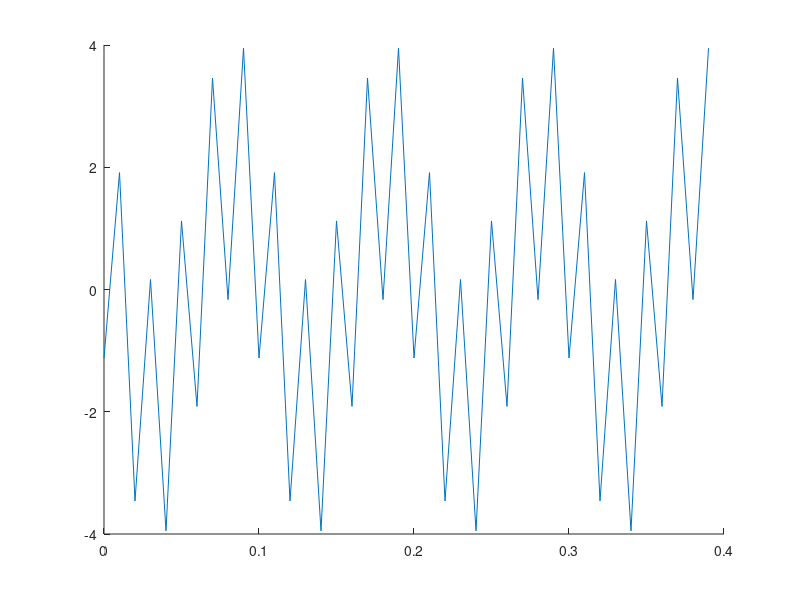

Recreate this plot in MATLAB. (Note: this script raises an error after producing the figure.)
%%
clear all;
close all;
clc;

%% VER A POTÊNCIA
Ta=0.01;
T=0.1; %VER PERÍODO PELO MDC
t = 0:Ta:4*T-Ta;
x = 2*cos(20*pi*t+pi/3)+3*sin(100*pi*t-pi/4); %MUDAR
%y = x.*x; SE SINAL ELEVADO
figure(1);
hold on
plot(t,x)
%plot(t,y) SE SINAL ELEVADO
potencia(x, Ta, T)


%% TRIGNOMERDAS
%sen(a + b) = sen(a)*cos(b) + sen(b)*cos(a)
%cos(a + b) = cos(a)*cos(b) - sen(a)*sen(b)
%sin^2(a) + cos^2(a) = 1
%cos^2(a) = cos(2a) + 1
% e^(jp) = cos(p) + j*sin(p)


%% VER QUANDO DOIS SINAIS SÃO IGUAIS
clear all;
close all;
clc;

Ta = 0.001;
t = 0:Ta:5-Ta;
A = sqrt(2); %MUDAR
fase = -pi/4; %MUDAR
x = 0.5*cos(2*pi*t + pi) + sqrt(2)*cos(2*pi*t + pi/4) + A*cos(2*pi*t + fase); %MUDAR
y = 3/2 * cos(2*pi*t); %MUDAR
hold on
plot(t,x)
plot(t,y)
 
%% VER ESPETRO A PARTIR DE SINAL
clear all;
close all;
clc;

Ta = 0.001;
t = 0:Ta:5-Ta;
f=1;
fase=0;%DESLOCA NO X 
mult=1; %0 PICO <---, 1/2 PICO ---><---, 1 PICO --->
A=0.5; %AMPLITUDE
B=0.5; %ORDENADA NA ORIGEM
%ONDA SINUSOIDAL
y=cos(2*pi*t + pi);
subplot(3,2,1)
plot(t,y);
subplot(3,2,2)
[Y,fz] = Espectro(y,Ta,0);
stem(fz,abs(Y))
%ONDA QUADRADA
z=A*square(t*2*pi*f)+B;
subplot(3,2,3)
plot(t,z);
subplot(3,2,4)
[Z,fz] = Espectro(z,Ta,0);
stem(fz,abs(Z))
%ONDA TRIANGULAR
w=A*sawtooth(t*2*pi*f+fase, mult)+B;
subplot(3,2,5)
plot(t,w);
subplot(3,2,6)
[W,fw] = Espectro(w,Ta,0);
stem(fw,abs(W))
%figure(2) %PARA VERIFICAR SE DEU CERTO, TEM DE DAR IGUAL AO SINAL INICIAL
%[q, t] = Reconstroi(W, fw);
%plot(t,q);
% VER SINAL A PARTIR DE ESPETRO É FAZER ENGENHARIA REVERSA DISTO ACIMA, MEXER O SINAL ATÉ ESPETRO DAR IGUAL



%% FORMATAÇÃO DE PLOTS (ver aula1)
%NOTA!!!! continuo (-), com pontos (.), tracejado (--) e depois a inicial da cor
%r-vermelho; b- blue; k- black; g- verde; y- amarelo; w- branco;
%LineWidth : largura de linha
figure(31);
plot(t, x, '-r'); 
hold on;
plot(t, y, '--b', 'LineWidth', 2);
plot(t, z, '.-', 'Color', [0.2 0.8 0.2]); %a ultima parte corresponde ao codigo RGB (vermelho, verde, azul)
plot(t, z, '.-g'); 
plot(t, w, '-y', 'LineWidth', 2);


%% FASOR SINTAXE
%fasor na variável F
%T= [0:0.01:2]';
%x = abs(F)*cos(2*pi*t + angle(F));
%plot(t,x);

Ta = 0.0001;
t = 0:Ta:10-Ta;
F = 3 + 4i;
x = abs(F) * sin(2*pi*t + angle(F));
plot(t, x);


%% WINDOWING
%x (N x 1)
% N = length(x);
% y = x.*blackman(N);
% X = fftshift(fft(y)/N);

%% EXPERIMENTOS COM NULLPHASESIGNAL
clear all;
close all;
clc;

Ta=0.01;
T=3;
t = 0:Ta:4*T-Ta;
x = cos(2*pi*t+pi/4);
y = cos(2*pi*t);
figure(1)
plot(t,x)
figure(2)
null = NullPhaseSignal(x, Ta);
figure(3)
[esp, f] = Espectro(y, Ta, 0);
stem(f, esp)
figure(4)
null1 = NullPhaseSignal(y, Ta);

%% EXPERIMENTOS COM MAINCOMPONENT1 da bruna
clear all;
close all;
clc;

Ta = 0.01;
t = [0 : Ta: 4];
x = 4*sin(4*pi*t+pi/4) + 3*sin(10*pi*t);
y = 4*sin(4*pi*t+pi/4);
c = MainComponent(x, Ta);
figure(1);
subplot(2,1,1);
plot(t, c);
subplot(2,1,2);
plot(t, y);

%% EXPERIMENTOS COM MAINCOMPONENT2 E SPECTRUM e do butuc 

Ta = 0.01;
t = 0:Ta:5-Ta;
x = sin(2*pi*t)+sin(3*pi*t)+sin(4*pi*t);
figure(2)
subplot(2,1,1)
plot(t, x);
figure(2)
subplot(2,1,2)
Spectrum(x, Ta);
sign = MainComponent(x, Ta);
figure(3)
subplot(2,1,1)
plot(t, sign)
subplot(2,1,2)
Spectrum(sign, Ta)

%% Experimentos com MainComponent do rafa

Ta = 0.01;
t = 0:Ta:10-Ta;
x = sawtooth(2*pi*t, 1/2);
[c, tc] = MainComponent(x, Ta);
plot(t, x, tc, real(c)); %real() evita warning


